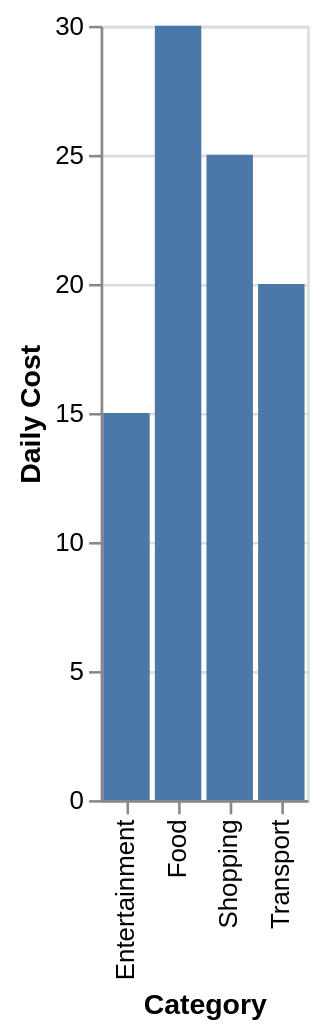

This figure's Vega-Lite source:
### Vega-Lite specification from a JSON file in a GitHub repository (floating-point values rounded to 4 significant figures)
{"$schema": "https://vega.github.io/schema/vega-lite/v5.json", "description": "A simple bar chart showing daily costs by category.", "data": {"values": [{"category": "Food", "cost": 30}, {"category": "Transport", "cost": 20}, {"category": "Entertainment", "cost": 15}, {"category": "Shopping", "cost": 25}]}, "mark": "bar", "encoding": {"x": {"field": "category", "type": "nominal", "title": "Category"}, "y": {"field": "cost", "type": "quantitative", "title": "Daily Cost"}}}
